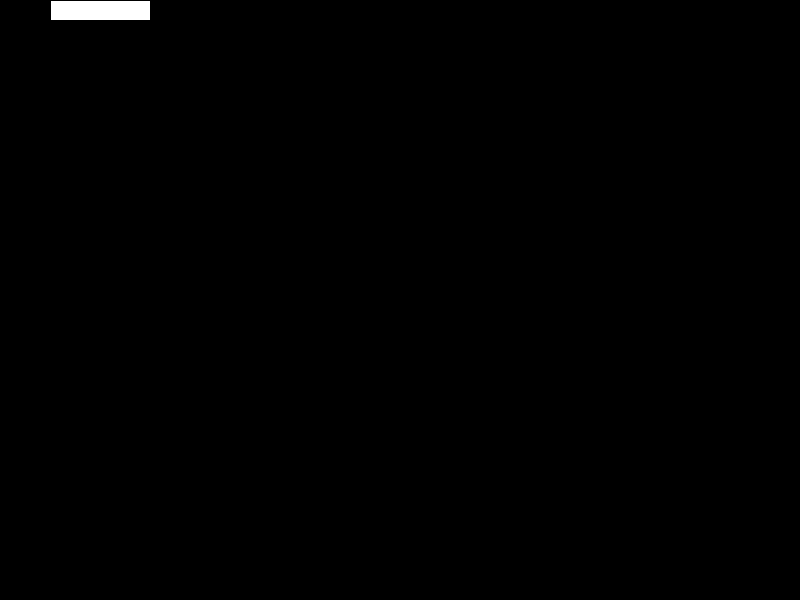
Frame 1 (no input)
Frame 60 (the mouse pressed at the canvas centre just before this capture): identical to frame 1, image omitted
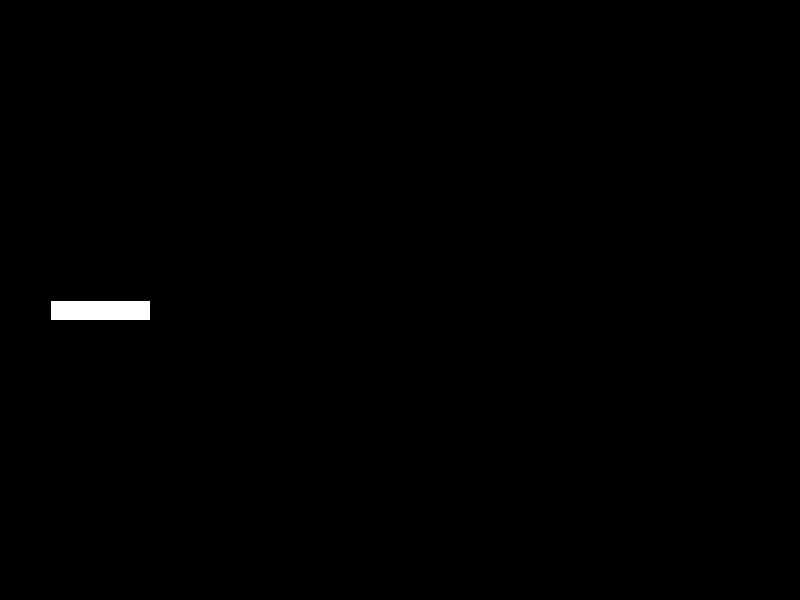
Frame 120 (the mouse held since frame 60 and released just before this capture)

The Processing sketch that drew these frames (run headless with seeded random() and noise(); from frame 60 on, the mouse is pressed at the canvas centre):

// Processing sketch: total_breakout
// ── total_breakout.pde
Paddle paddle = new Paddle(new PVector(width/2,height/2), new PVector(0,100),new PVector(100,20));

void setup() {
  size(800,600);
  textAlign(CENTER,CENTER);

}

void draw() {
  background(0);
  paddle.move();
  paddle.display();
}

// ── paddle.pde
class Paddle
{
  PVector position;
  PVector start; // starting position of the paddle
  PVector limit; // limit of movement
  PVector size;
  
  Paddle(PVector spawn, PVector lim, PVector s)
  {
    position = spawn;
    start = spawn; 
    limit = lim;
    size = s;
  }
  
  void display() 
  {
    if (limit.x == 0){
      //rotate(2.1*PI);
    } else {
      //rotate(tan(limit.y/limit.x));
    }
    rect(position.x, position.y, size.x,size.y);
  }
  
  void move()
  {
    if (limit.x != 0){
    //position = new PVector(
    } else {
    position = new PVector(start.x,mouseY);
    }
  }
}
